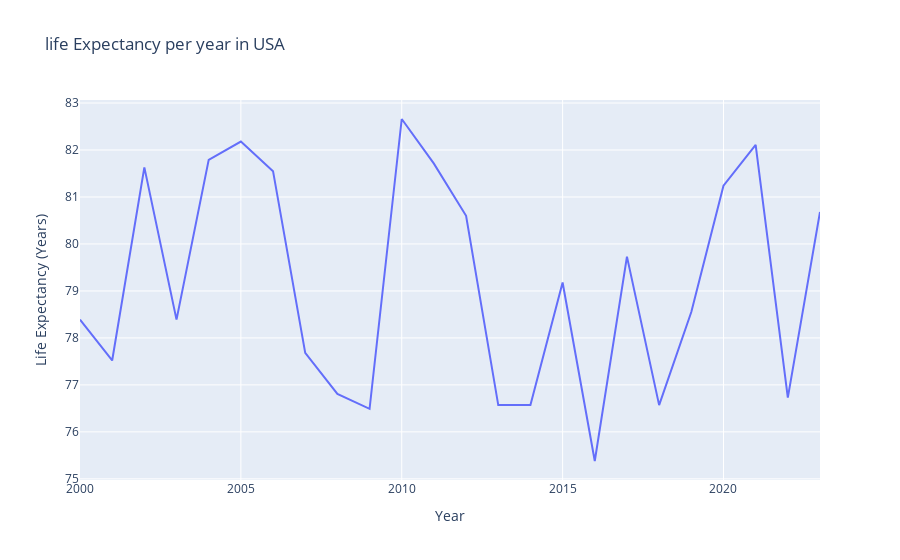

Notebook code cell kept with this figure:
### Markdown cell above
USA

### Code cell
USA_DF = df[df['Country']=='USA']
px.line(USA_DF , x = 'Year' , y = 'Life Expectancy (Years)' , title='life Expectancy per year in USA')

### Figure 1 — Plotly figure (JSON) as saved in the notebook; plotly's stock layout.template omitted (floating-point values rounded to 4 significant figures)
{"data": [{"hovertemplate": "Year=%{x}<br>Life Expectancy (Years)=%{y}<extra></extra>", "legendgroup": "", "line": {"color": "#636efa", "dash": "solid"}, "marker": {"symbol": "circle"}, "mode": "lines", "name": "", "orientation": "v", "showlegend": false, "type": "scatter", "x": [2000, 2001, 2002, 2003, 2004, 2005, 2006, 2007, 2008, 2009, 2010, 2011, 2012, 2013, 2014, 2015, 2016, 2017, 2018, 2019, 2020, 2021, 2022, 2023], "xaxis": "x", "y": [78.39, 77.52, 81.63, 78.39, 81.79, 82.18, 81.55, 77.68, 76.81, 76.49, 82.66, 81.71, 80.6, 76.57, 76.57, 79.18, 75.38, 79.73, 76.57, 78.55, 81.24, 82.11, 76.73, 80.68], "yaxis": "y"}], "layout": {"legend": {"tracegroupgap": 0}, "title": {"text": "life Expectancy per year in USA"}, "xaxis": {"anchor": "y", "domain": [0, 1], "title": {"text": "Year"}}, "yaxis": {"anchor": "x", "domain": [0, 1], "title": {"text": "Life Expectancy (Years)"}}}}
